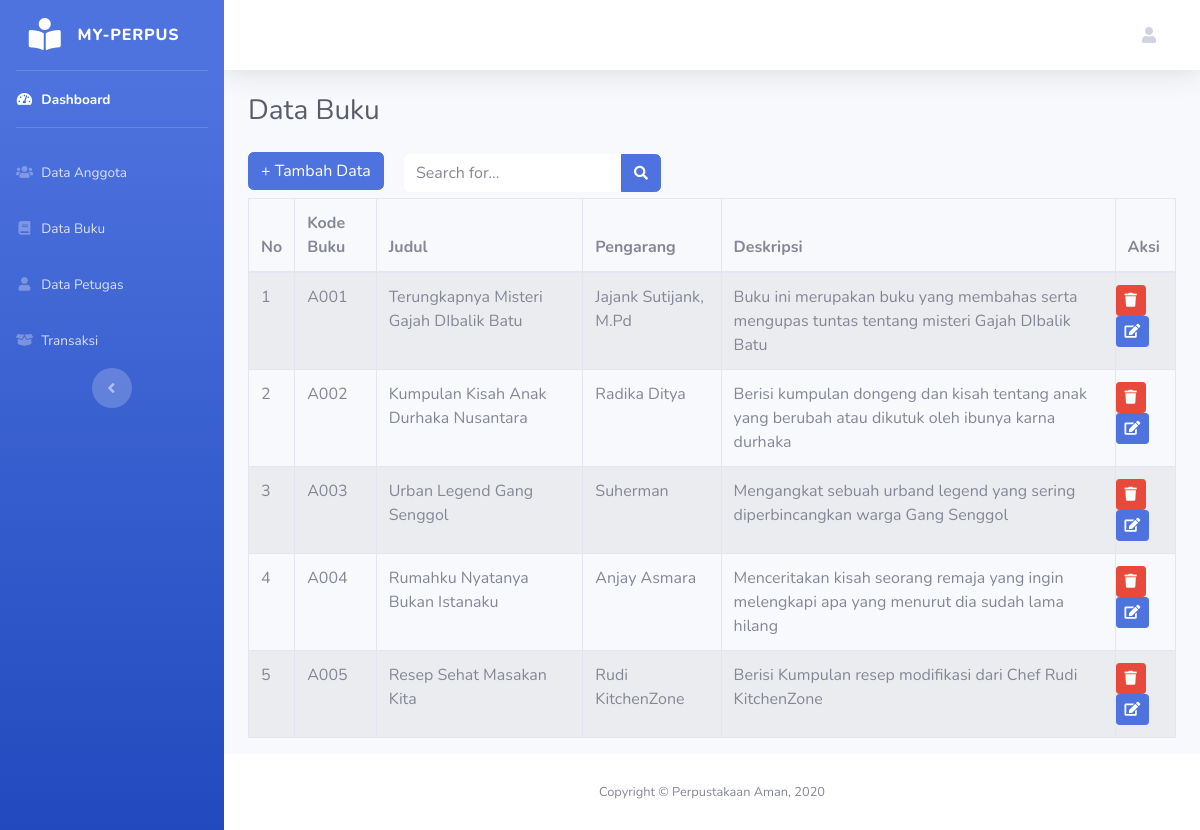
The app's page /index.php/data_buku/search with its own data.
### tables this page shows
CREATE TABLE `buku` (
  `kode_buku` varchar(11) NOT NULL,
  `judul` varchar(111) NOT NULL,
  `pengarang` varchar(111) NOT NULL,
  `deskripsi` varchar(111) NOT NULL
);

### application/controllers/data_buku.php (called while the page is built, shortened)
<?php
class Data_buku extends CI_Controller {
    public function search()
    {
        $cari = $this->input->post('cari');
        $data['buku']   = $this->perpus_model->cari_buku($cari);
        $this->load->view('template/header');
        $this->load->view('template/sidebar');
        $this->load->view('buku/hasil', $data);
        $this->load->view('template/footer');
    }
}

### index.php (called while the page is built, shortened)
<?php
require_once BASEPATH.'core/CodeIgniter.php';

### application/models/Perpus_model.php (called while the page is built, shortened)
<?php
    class Perpus_model extends CI_model
    {
        public function cari_buku($cari)
        {
            $this->db->select('*');
            $this->db->from('buku');
            $this->db->like('kode_buku', $cari);
            $this->db->or_like('judul', $cari);
            return $this->db->get()->result();
        }
    }
?>

### application/views/buku/hasil.php (the view, shortened to what this page needs)
<div class="container-fluid">
<div class="d-sm-flex align-items-center justify-content-between mb-4">
    <h1 class="h3 mb-0 text-gray-800">Data Buku</h1>
</div>
    <a href="<?php echo base_url('data_buku/tambah_buku') ?>" class="btn btn-primary mb-2"> + Tambah Data </a>
    <form method="POST" action="<?php echo base_url('data_buku/search') ?>" class="d-none d-sm-inline-block form-inline mr-auto ml-3 mb-3 my-2 my-md-0 mw-100 navbar-search">
        <div class="input-group">
        <input type="text" name= "cari" class="form-control border-0 small" placeholder="Search for..." aria-label="Search" aria-describedby="basic-addon2">
        <div class="input-group-append">
            <button class="btn btn-primary" type="submit">
            <i class="fas fa-search fa-sm"></i>
            </button>
        </div>
        </div>
    </form>
        <table class="table table-hover table-striped table-bordered ">
            <thead>
                <tr>
                    <th>No</th>
                    <th>Kode Buku</th>
                    <th>Judul</th>
                    <th>Pengarang</th>
                    <th>Deskripsi</th>
                    <th>Aksi</th>
                </tr>
            </thead>
            <tbody>
            <?php
            $no=1;
                foreach ($buku as $bk ) :
            ?>
                <tr>
                    <td> <?php echo $no++ ?> </td>
                    <td> <?php echo $bk->kode_buku ?> </td>
                    <td> <?php echo $bk->judul ?> </td>
                    <td> <?php echo $bk->pengarang ?> </td>
                    <td> <?php echo $bk->deskripsi ?> </td>
                    <td>
                        <div class="row">
                            <a href="<?php echo base_url('data_buku/delete_buku/').$bk->kode_buku ?>"
                                class="btn btn-sm btn-danger"><i class="fas fa-trash"></i></a>
                            <a href="<?php echo base_url('data_buku/update_buku/').$bk->kode_buku ?>"
                                class="btn btn-sm btn-primary"><i class="fas fa-edit"></i></a>
                        </div>
                    </td>
                </tr>
            <?php endforeach; ?>
            </tbody>
        </table>
</div>

### records on screen
buku: kode_buku "A001", judul "Terungkapnya Misteri Gajah DIbalik Batu", pengarang "Jajank Sutijank, M.Pd", deskripsi "Buku ini merupakan buku yang membahas serta mengupas tuntas tentang misteri Gajah DIbalik Batu"
buku: kode_buku "A002", judul "Kumpulan Kisah Anak Durhaka Nusantara", pengarang "Radika Ditya", deskripsi "Berisi kumpulan dongeng dan kisah tentang anak yang berubah atau dikutuk oleh ibunya karna durhaka"
buku: kode_buku "A003", judul "Urban Legend Gang Senggol", pengarang "Suherman", deskripsi "Mengangkat sebuah urband legend yang sering diperbincangkan warga Gang Senggol"
buku: kode_buku "A004", judul "Rumahku Nyatanya Bukan Istanaku", pengarang "Anjay Asmara", deskripsi "Menceritakan kisah seorang remaja yang ingin melengkapi apa yang menurut dia sudah lama hilang"
buku: kode_buku "A005", judul "Resep Sehat Masakan Kita", pengarang "Rudi KitchenZone", deskripsi "Berisi Kumpulan resep modifikasi dari Chef Rudi KitchenZone"
